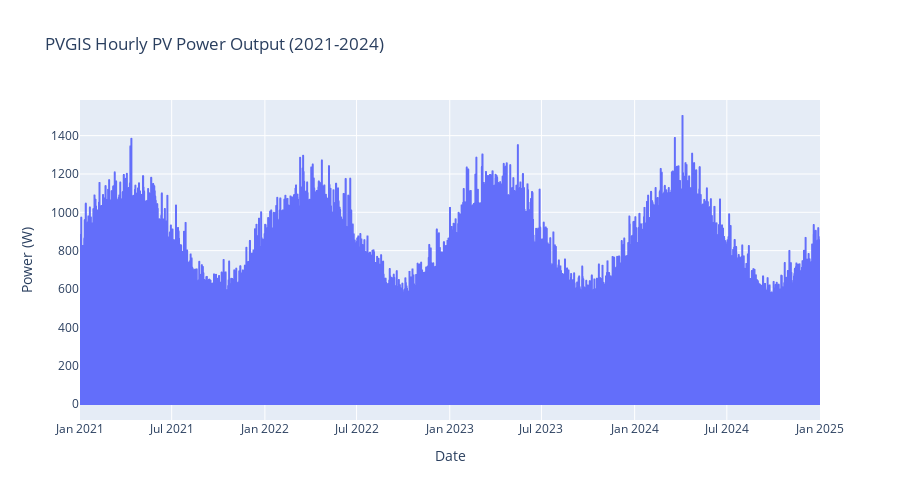

This figure's notebook cell:
### Code cell
# 2. Get PVGIS data
print("\nFetching PVGIS data...")
try:
    # Test connection first
    if PVGISClient.test_connection(LAT, LON):
        print("PVGIS API is accessible")
        use_sample = False
    else:
        print("Warning: Could not connect to PVGIS API. Using sample data.")
        use_sample = True
    
    # Get the data
    pvgis_df = analyzer.get_pvgis_data(
        start_year=START_YEAR,
        end_year=END_YEAR,
        peak_power=1.0,
        system_loss=14.0,
        angle=35.0,
        aspect=0.0,
        use_sample_data=use_sample
    )
    
    # Plot the data if successful
    if pvgis_df is not None and not pvgis_df.empty:
        print("\nPVGIS data retrieved successfully!")
        print("Date range:", pvgis_df.index.min(), "to", pvgis_df.index.max())
        
        # Plot the data
        pvgis_plot_df = pvgis_df.reset_index().rename(columns={'index': 'time'})
        fig = px.line(
            pvgis_plot_df, 
            x='time', 
            y='P',
            title=f'PVGIS Hourly PV Power Output ({START_YEAR}-{END_YEAR})',
            labels={'P': 'Power (W)', 'time': 'Date'},
        )
        fig.update_layout(height=500)
        fig.show()
    else:
        print("No PVGIS data was retrieved.")
        
except Exception as e:
    print(f"Error in PVGIS data retrieval: {e}")
    import traceback
    traceback.print_exc()
    print("Using sample data instead...")
    pvgis_df = PVGISClient._get_sample_data(START_YEAR, END_YEAR)

### Figure 1 — Plotly figure (JSON) as saved in the notebook; plotly's stock layout.template omitted (floating-point values rounded to 4 significant figures; data arrays with more than 128 entries replaced by an {"elided": "..."} marker saying what was removed)
{"data": [{"hovertemplate": "Date=%{x}<br>Power (W)=%{y}<extra></extra>", "legendgroup": "", "line": {"color": "#636efa", "dash": "solid"}, "marker": {"symbol": "circle"}, "mode": "lines", "name": "", "showlegend": false, "type": "scattergl", "x": {"elided": "35064 str values"}, "xaxis": "x", "y": {"elided": "35064 float values"}, "yaxis": "y"}], "layout": {"height": 500, "legend": {"tracegroupgap": 0}, "title": {"text": "PVGIS Hourly PV Power Output (2021-2024)"}, "xaxis": {"anchor": "y", "domain": [0, 1], "title": {"text": "Date"}}, "yaxis": {"anchor": "x", "domain": [0, 1], "title": {"text": "Power (W)"}}}}
